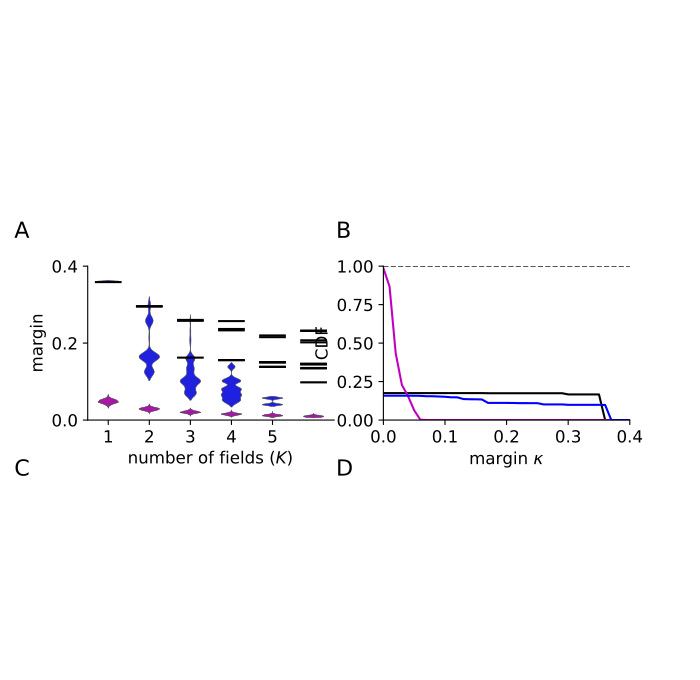

This figure's Python source:
# This code was developed by Man Yi Yim (manyi.yim@gmail.com) under Python 2.7.13.
# Note that the figure order, label and the content may have changed during revision.

import numpy as np
import pylab
import matplotlib as mpl
import pickle
import itertools
import os
figpath = './figure/'
if not os.path.exists(figpath):
    os.makedirs(figpath)
datapath = './data/'
if not os.path.exists(datapath):
    os.makedirs(datapath)
#exec(open('gridplacefunc.py').read())
exec(open('mlfunc.py').read())
exec(open('mathfunc.py').read())

font_size = 14
mpl.rcParams['axes.titlesize'] = font_size
mpl.rcParams['xtick.labelsize'] = font_size-2
mpl.rcParams['ytick.labelsize'] = font_size-2
mpl.rcParams['axes.labelsize'] = font_size-2
mpl.rcParams['legend.fontsize'] = font_size-7
mpl.rcParams['font.size'] = font_size-1
new_rc_params = {'text.usetex': False,"svg.fonttype": 'none'}
mpl.rcParams.update(new_rc_params)
fs = 16

### Figures
color = ['#1e90ff','#ff8c00','#3cb371']
color4 = ['#DC143C','#3cb371','#9932CC','#FFD700','#1e90ff','#ff8c00','#3cb371','m']

def phase(x,period):
    """phase(x,period) returns the phase of location x with respect to the module with spacing period."""
    return np.mod(x/period,1)

def grid(x,period,prefphase,phsh=0.,gridmodel='gau',sig=0.16):
    """grid(x,period,prefphase,phsh) returns the grid cell activity with prefphase at all location x."""
    if gridmodel == 'gau':
        temp_array = np.array((abs(phase(x-phsh*period,period)-prefphase),1-abs(phase(x-phsh*period,period)-prefphase)))
        temp = np.exp(-np.min(temp_array,axis=0)**2/(2*sig**2))
    elif gridmodel == 'del':
        temp = np.zeros(x.size)
        temp[int(np.round((phsh+prefphase)*period)):x.size:period] = 1
    return temp

def act_mat_grid_binary(l,R=None):
    if R == None:
        R = l[0]
        for j in range(len(l)-1):
            R = lcm(R,l[j+1])
    u = []
    for iN in range(len(l)):
        for iM in range(l[iN]):
            u.append(grid(np.arange(R),l[iN],float(iM)/l[iN],0,'del'))
    return np.array(u)

def act_mat_grid_gau(l,R=None):
    if R == None:
        R = l[0]
        for j in range(len(l) - 1):
            R = lcm(R, l[j + 1])
    u = []
    for iN in range(len(l)):
        for iM in range(l[iN]):
            u.append(grid(np.arange(R), l[iN], float(iM) / l[iN], 0))
    return np.array(u)

def margin_gridvsrandom(l,K=6,num=10,mode='ext',is_qp=0): # ext=exact, sX=sample X without replacement
    u = act_mat_grid_binary(l)/len(l)
    #u = act_mat_grid_gau(l)
    #u /= sum(u[:,0])
    rng = np.random.RandomState(1)
    margin = []
    rmargin = []    # rmargin[K][trial]
    smargin = []    # smargin[K][trial]
    numKarr = []
    rnumKarr = []
    snumKarr = []
    partfunc = []
    for k in range(1,K+1):
        partition = partitions(k)
        part = []
        margin.append([])
        rmargin.append([])
        smargin.append([])
        numKarr.append([])
        rnumKarr.append([])
        snumKarr.append([])
        numK = 0
        # grid
        for p in partition:
            if np.all(np.array(p)<=np.min(l)):
                part.append(list(p))
                # Young diagram
                mat = np.zeros((l[0],l[1]))
                for j in range(len(p)):
                    mat[:p[j],j] = 1
                #pylab.figure()
                #pylab.imshow(mat,aspect='auto')
                i1 = np.tile(range(l[0]),l[1])
                i2 = np.tile(range(l[1]),l[0])
                Y = mat[i1,i2]
                if is_qp == 0:
                    m,w,b = svm_margin(u.T,Y)
                    dec = np.sign(np.dot(w.T,u)+b)
                    dec[dec<0] = 0
                else:
                    try:
                        Y[Y==0] = -1
                        m,w,b = svm_qp(u,Y,1,1)
                    except:
                        m = np.inf
                        w = np.inf*np.ones(u.shape[0])
                        b = np.inf
                    dec = np.sign(np.dot(w.T,u)+b)
                margin[k-1].append(m)
                denominator = math.factorial(l[0]-p[0])*math.factorial(p[-1])*math.factorial(l[1]-len(p))
                for j in np.diff(p):
                    denominator *= math.factorial(abs(j))
                (chist,temp) = np.histogram(p,np.arange(0.5,p[0]+1))
                chist = chist[chist>0]
                for j in chist:
                    denominator *= math.factorial(j)
                numK = math.factorial(l[0])*math.factorial(l[1])/denominator
                numKarr[k-1].append(numK)
        partfunc.append(len(part))
    print(margin)
    # random
    for j in range(num):
        print('Random '+str(j))
        v = rng.rand(u.shape[0],u.shape[1])
        for jj in range(u.shape[1]):
            v[:,jj] = v[:,jj]/np.sum(v[:,jj])
        for k in range(1,K+1):
            print('Number of fields: '+str(k))
            rmargin[k-1].append([])
            if mode == 'ext':
                com = [list(temp) for temp in itertools.combinations(range(u.shape[1]),k)]
            elif mode[0] == 's':
                com = []
                for jj in range(int(mode[1:])):
                    temp = rng.choice(range(u.shape[1]),k,replace=False)
                    temp.sort()
                    com.append(list(temp))
            numK = 0
            for icom in com: # len(com) or partfunc[k-1] or 1
                Y = np.zeros(u.shape[1])
                Y[icom] = 1
                if is_qp == 0:
                    m,w,b = svm_margin(v.T,Y)
                    dec = np.sign(np.dot(w.T,v)+b)
                    dec[dec<0] = 0
                else:
                    try:
                        Y[Y==0] = -1
                        m,w,b = svm_qp(v,Y,1,1)
                    except:
                        m = np.inf
                        w = np.inf*np.ones(v.shape[0])
                        b = np.inf
                    dec = np.sign(np.dot(w.T,v)+b)
                if abs(np.sum(np.abs(Y-dec))) < 1e-6:
                    numK += 1
                    rmargin[k-1][j].append(m)
            rnumKarr[k-1].append(numK)
            if j == num-1:
                print(m)
    # shuffled
    for j in range(num):
        print('Shuffled '+str(j))
        v = np.copy(u)
        if 1:
            # shuffle column only
            for jj in range(u.shape[1]):
                temp = v[:,jj]
                rng.shuffle(temp)
                v[:,jj] = temp
        if 0:
            # shuffle both row and column
            v = v.ravel()
            rng.shuffle(v)
            v = v.reshape(u.shape)
        for k in range(1,K+1):
            print('Number of fields: '+str(k))
            smargin[k-1].append([])
            if mode == 'ext':
                com = [list(temp) for temp in itertools.combinations(range(u.shape[1]),k)]
            elif mode[0] == 's':
                com = []
                for jj in range(int(mode[1:])):
                    temp = rng.choice(range(u.shape[1]),k,replace=False)
                    temp.sort()
                    com.append(list(temp))
            numK = 0
            for icom in com: # len(com) or partfunc[k-1] or 1
                Y = np.zeros(u.shape[1])
                Y[icom] = 1
                if is_qp == 0:
                    m,w,b = svm_margin(v.T,Y)
                    dec = np.sign(np.dot(w.T,v)+b)
                    dec[dec<0] = 0
                else:
                    try:
                        Y[Y==0] = -1
                        m,w,b = svm_qp(v,Y,1,1)
                    except:
                        m = np.inf
                        w = np.inf*np.ones(v.shape[0])
                        b = np.inf
                    dec = np.sign(np.dot(w.T,v)+b)
                if abs(np.sum(np.abs(Y-dec))) < 1e-6:
                    numK += 1
                    smargin[k-1][j].append(m)
            snumKarr[k-1].append(numK)
            if j == num-1:
                print(m)
    with open(datapath+'f8_'+mode+'_qp'*is_qp+'_gau.txt','wb') as f:
        pickle.dump((margin,rmargin,smargin,numKarr,rnumKarr,snumKarr),f)
    return margin,rmargin,smargin,numKarr,rnumKarr,snumKarr

def fig8gau():
    is_qp = 0   # use quadratic programming with the options of constrained weights
    if is_qp:
        print('Using quadratic programming')
    else:
        print('Using sklearn SVM')
    mpl.rcParams['legend.fontsize'] = font_size-6
    rng = np.random.RandomState(4)
    import seaborn as sns
    gridmodel = 'del'
    mth = np.arange(0,1.0001,0.01)
    sym = ['^','+','x']
    num = 10
    # A
    fig = pylab.figure(figsize=[7,8.5*0.8])
    fig.text(0.02,0.65,'A',fontsize=fs)
    fig.text(0.48,0.65,'B',fontsize=fs)
    fig.text(0.02,0.3,'C',fontsize=fs)
    fig.text(0.48,0.3,'D',fontsize=fs)
    ax = fig.add_subplot(323)
    l = [31,43]
    N = len(l)
    R = l[0]
    for j in range(N-1):
        R = lcm(R,l[j+1])
    K = 6
    u = act_mat_grid_binary(l)/len(l)
    #u = act_mat_grid_gau(l)
    #u /= sum(u[:,0])
    mode = 's1000'
    if os.path.exists(datapath+'f8_s1000.txt'):
        with open(datapath+'f8_s1000.txt','rb') as f:
            margin,rmargin,smargin,numKarr,rnumKarr,snumKarr = pickle.load(f)
    else:
        margin,rmargin,smargin,numKarr,rnumKarr,snumKarr = margin_gridvsrandom(l,K=K,num=num,mode=mode)
    margin = margin[:K]
    rmargin = rmargin[:K]
    smargin = smargin[:K]
    numKarr = numKarr[:K]
    rnumKarr = rnumKarr[:K]
    snumKarr = snumKarr[:K]
    # for violin plot: random
    kmat1 = []
    for k in range(K):
        kmat1.extend([k+1]*np.sum(rnumKarr[k]))
    mmat1 = [item for sublist in rmargin for subsublist in sublist for item in subsublist]
    nmat1 = ['random']*np.sum(np.sum(rnumKarr))
    # for violin plot: shuffle
    kmat2 = []
    for k in range(K):
        kmat2.extend([k+1]*np.sum(snumKarr[k]))
    mmat2 = [item for sublist in smargin for subsublist in sublist for item in subsublist]
    nmat2 = ['shuffled']*np.sum(np.sum(snumKarr))
    kmat1 = np.array(kmat1)
    kmat2 = np.array(kmat2)
    #sns.violinplot(np.append(kmat1,kmat2),np.append(mmat1,mmat2),np.append(nmat1,nmat2),inner=None,linewidth=.4,scale='width',width=0.5,bw=.2,gridsize=100)
    sns.violinplot(kmat1,mmat1,inner=None,linewidth=.4,scale='width',width=0.5,bw=.2,gridsize=100,color='m')
    sns.violinplot(kmat2,mmat2,inner=None,linewidth=.4,scale='width',width=0.5,bw=.2,gridsize=100,color='b')
    #sns.violinplot(kmat1,mmat1,nmat1,inner=None,linewidth=.4,bw=.2)
    #sns.violinplot(kmat2,mmat2,nmat2,inner=None,linewidth=.4,bw=.2,color='#ff7f0e')
    for k in range(1,K+1):
        for mu in margin[k-1]:
            pylab.plot(k-1+np.array([-0.3,0.3]),2*[mu],'k')
    ax.set_yticks(np.arange(0,0.5,0.2))
    ax.set_xlim(-0.5,K-0.5)
    ax.set_ylim(0,0.4)
    ax.set_xlabel('number of fields ($K$)')
    ax.set_ylabel('margin')
    ax.spines['right'].set_visible(False)
    ax.spines['top'].set_visible(False)
    # B
    ax = fig.add_subplot(324)
    m_inset = []
    for k in range(1,K+1):
        count,temp = np.histogram(rng.rand(int(mode[1:])*num),np.array([0.]+list(np.cumsum(numKarr[k-1]))+[nCr(R,k)])/nCr(R,k)) # randomly draw field arrangements based on fractions of margins
        for j in range(len(count)-1):
            m_inset.extend([margin[k-1][j]]*count[j])
        print(np.array([0.]+list(np.cumsum(numKarr[k-1]))+[nCr(R,k)]),count,m_inset)
    count0L = []
    for m in mth:
        count0L.append(np.sum(np.array(m_inset)>=m))
    countr = []
    for m in mth:
        countr.append(np.sum(mmat1>=m))
    counts = []
    for m in mth:
        counts.append(np.sum(mmat2>=m))
    temp = float(K)*int(mode[1:])*num
    ax.plot(mth,np.array(count0L)/temp,'k')
    ax.plot(mth,np.array(countr)/temp,color='m',lw=1.5) #1f77b4
    ax.plot(mth,np.array(counts)/temp,color='b',lw=1.5)    #ff7f0e
    ax.plot([0,1],2*[1],'k--',lw=1)
    ax.set_ylim(0,1)
    ax.set_xlim(0,0.4)
    ax.set_xlabel('margin $\kappa$')
    ax.set_ylabel('CDF')
    ax.spines['right'].set_visible(False)
    ax.spines['top'].set_visible(False)
    pylab.savefig(figpath+'fig8.pdf')


#fig1_2()
#fig3()
#fig5()
#fig5()
#fig6()
#fig6b()
fig8gau()
#for j in range(1,11):
#    fig7(j)
#readfig7()
